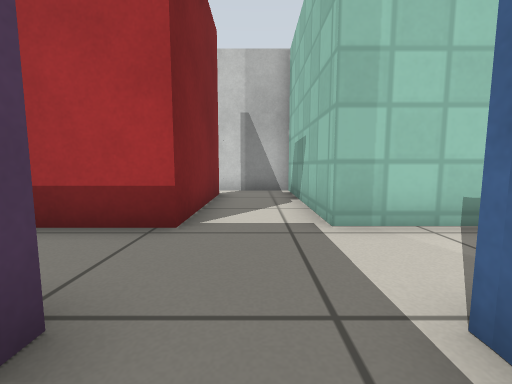
view 1 (above)

17 first-person views from a walk through a robot-simulator world made for Gazebo. The camera is 0.47 m above the floor, tilts 6° down and sees 90° across. Floor lines are 1 m apart. The floor is counted in squares, 0.5 m on a side. Each view is taken from the middle of a square. On the plan, view 1 faces up. The plan holds only what a view shows up to about 11 squares ahead; the rest is blank. Robots are left out. Simple patterns stand in for the simulator's built-in surfaces.

view 2
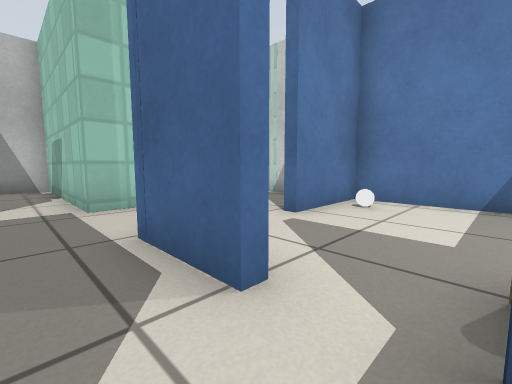

view 3
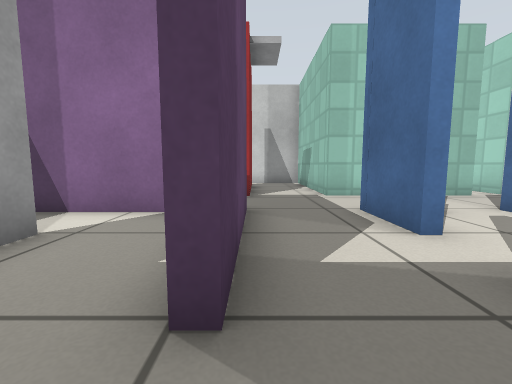

view 4
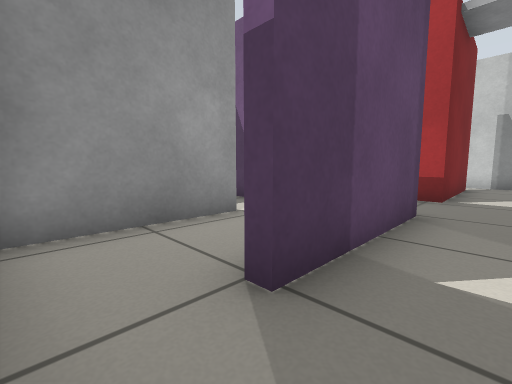

view 5
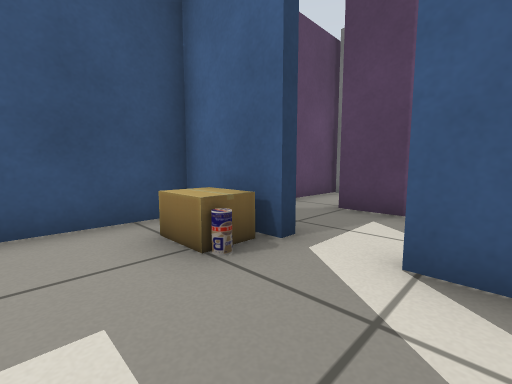

view 6
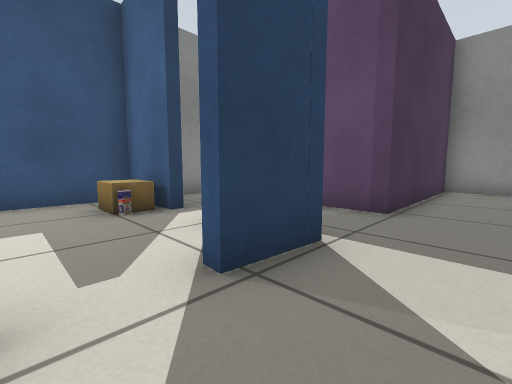

view 7
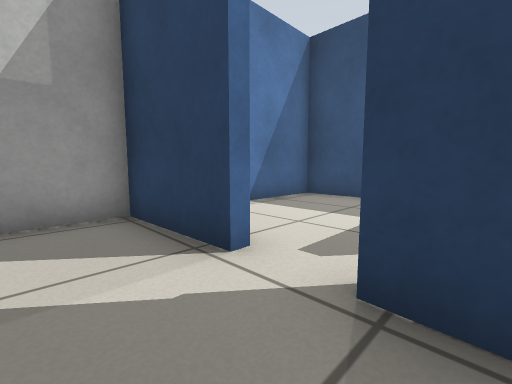

view 8
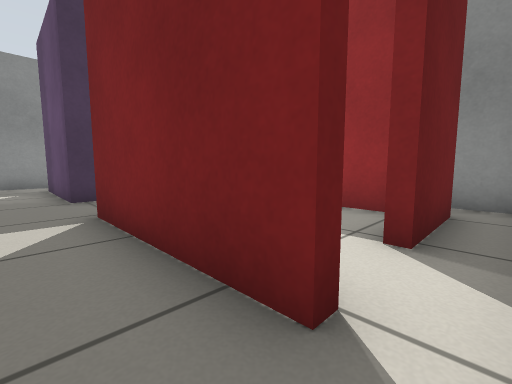

view 9
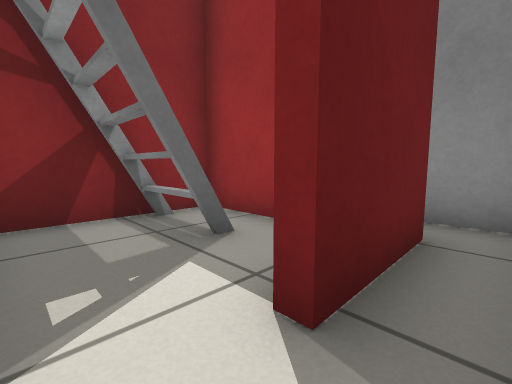

view 10
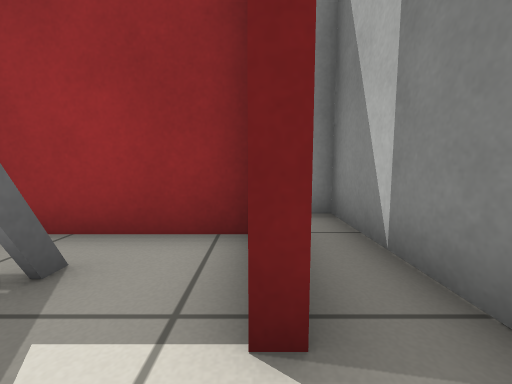

view 11
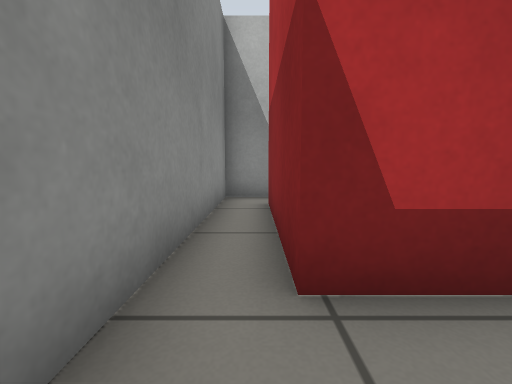

view 12
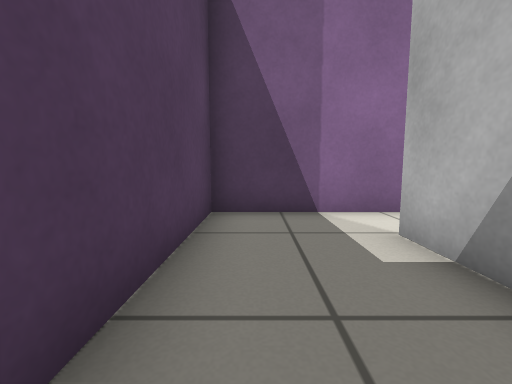

view 13
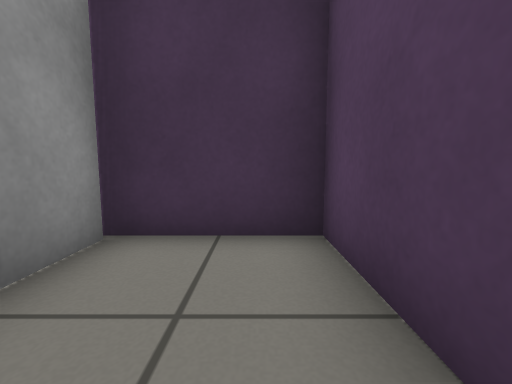

view 14
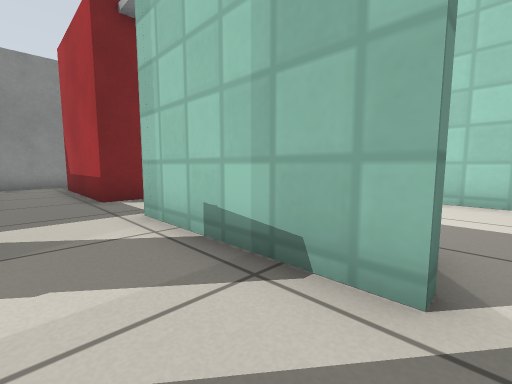

view 15
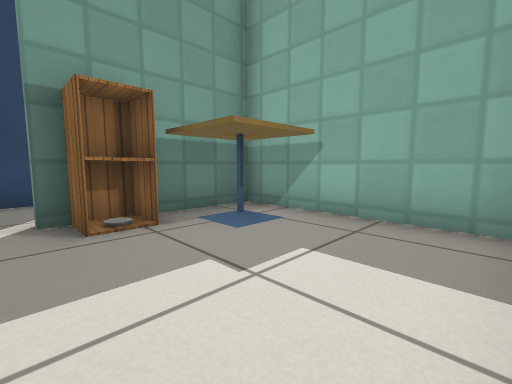

view 16
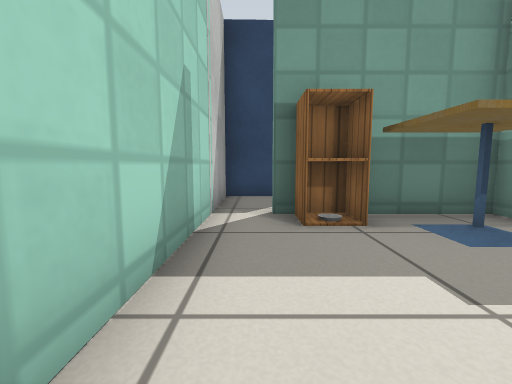

view 17
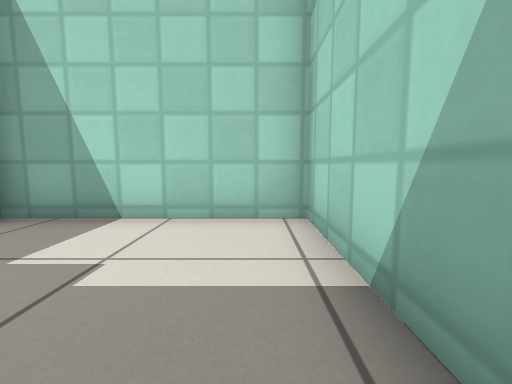

### Floor plan
Points are (right, up) in squares from view 1. A wall is a line through its corners. A room is listed if a view was taken in it or the views show most of it. See-through windows are left out.
Room 1 (views 1, 2, 3, 4, 5, 6, 7, 8, 11)
walls: (1.5, 0.1) (1.5, -0.6) (1.2, -0.6) (1.2, 1.4) (2.7, 1.3) (2.7, 0.9); (1.5, -3.4) (1.5, -4.3) (6.8, -4.3) (6.9, 1.1) (4, 1.1); (4.5, 3.9) (1.2, 3.9) (1.2, 9.5) (-1.4, 9.5); (-1.5, -4.3) (0, -4.3); (-1.2, 8.4) (-1.2, 3.9) (-5.7, 3.9) (-5.7, 8.3) (-3.2, 8.3); (-3.4, 9.5) (-6.9, 9.5) (-6.9, 1.4) (-1.2, 1.4) (-1.2, -2.7)
ways out: opening at (-4.5, 9) to room 2; opening at (-1, 9) to room 2; opening at (-1, -3.5) to room 3; opening at (5, 2.5) to room 4
objects: cardboard box (2, -3); drink can (2, -2); white ball (6, 0)
Room 2 (views 9, 10)
walls: (-3.2, 8.3) (-3.2, 7.9); (-5.4, 8) (-5.4, 4.2) (-1.9, 4.2)
ways out: opening at (-4.5, 9) to room 1; opening at (-1, 9) to room 1
objects: ladder (-4, 5) to (-3, 6)
Room 3 (views 12, 13)
walls: (-2.7, 1.1) (-6.9, 1) (-6.9, -4.3) (-1.5, -4.3)
ways out: opening at (-1, -3.5) to room 1
objects: grey box (-4, -3) to (-4, -1)
Room 4 (view 14)
walls: (5.7, 4.2) (5.7, 3.9) (4.5, 3.9); (4, 1.3) (6.9, 1.4) (6.9, 4.6)
ways out: opening at (5, 2.5) to room 1; opening at (6, 4) to room 5
Room 5 (views 15, 16, 17)
walls: (1.5, 9.1) (1.5, 4.2) (5.7, 4.2); (6.9, 4.6) (6.9, 9.5) (1.5, 9.5)
ways out: opening at (6, 4) to room 4
objects: cafe table (2, 5) to (4, 6); cabinet (4, 5) to (5, 5)

Positions as (right, up) in squares from view 1, and headings:
1: (0, 0), facing up
2: (0, -2), facing up-right
3: (-1, -4), facing up
4: (0, -4), facing up-left
5: (4, 0), facing down-left
6: (4, 3), facing down-left
7: (2, 3), facing down-right
8: (0, 9), facing down-left
9: (-2, 9), facing down-left
10: (-2, 8), facing left
11: (-6, 2), facing up
12: (-6, -4), facing up
13: (-6, -1), facing down
14: (6, 2), facing up-left
15: (6, 9), facing down-left
16: (6, 9), facing down
17: (6, 5), facing up
